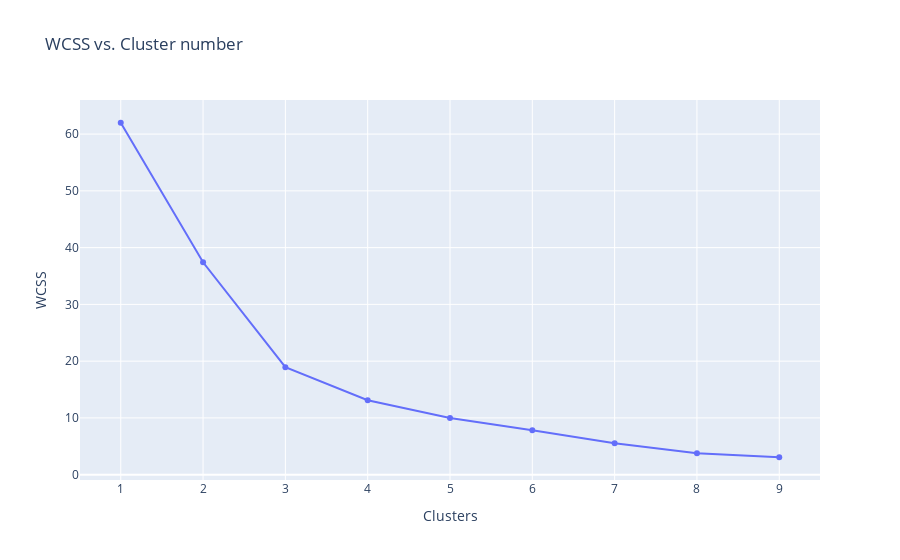

The cell this chart's notebook holds for it:
### Code cell
import plotly.graph_objects as go
wcss = []
for i in range(1, 10):
    kmeans = KMeans(n_clusters = i, init = "k-means++", max_iter = 500, n_init = 10, random_state = 123)
    kmeans.fit(world4_scaled)
    wcss.append(kmeans.inertia_)
    
fig = go.Figure(data = go.Scatter(x = list(range(1,15)), y = wcss))


fig.update_layout(title='WCSS vs. Cluster number',
                   xaxis_title='Clusters',
                   yaxis_title='WCSS')
fig.show()

### Figure 1 — Plotly figure (JSON) as saved in the notebook; plotly's stock layout.template omitted (floating-point values rounded to 4 significant figures)
{"data": [{"type": "scatter", "x": [1, 2, 3, 4, 5, 6, 7, 8, 9, 10, 11, 12, 13, 14], "y": [62.0, 37.42, 18.93, 13.12, 9.998, 7.837, 5.523, 3.779, 3.073]}], "layout": {"title": {"text": "WCSS vs. Cluster number"}, "xaxis": {"title": {"text": "Clusters"}}, "yaxis": {"title": {"text": "WCSS"}}}}
